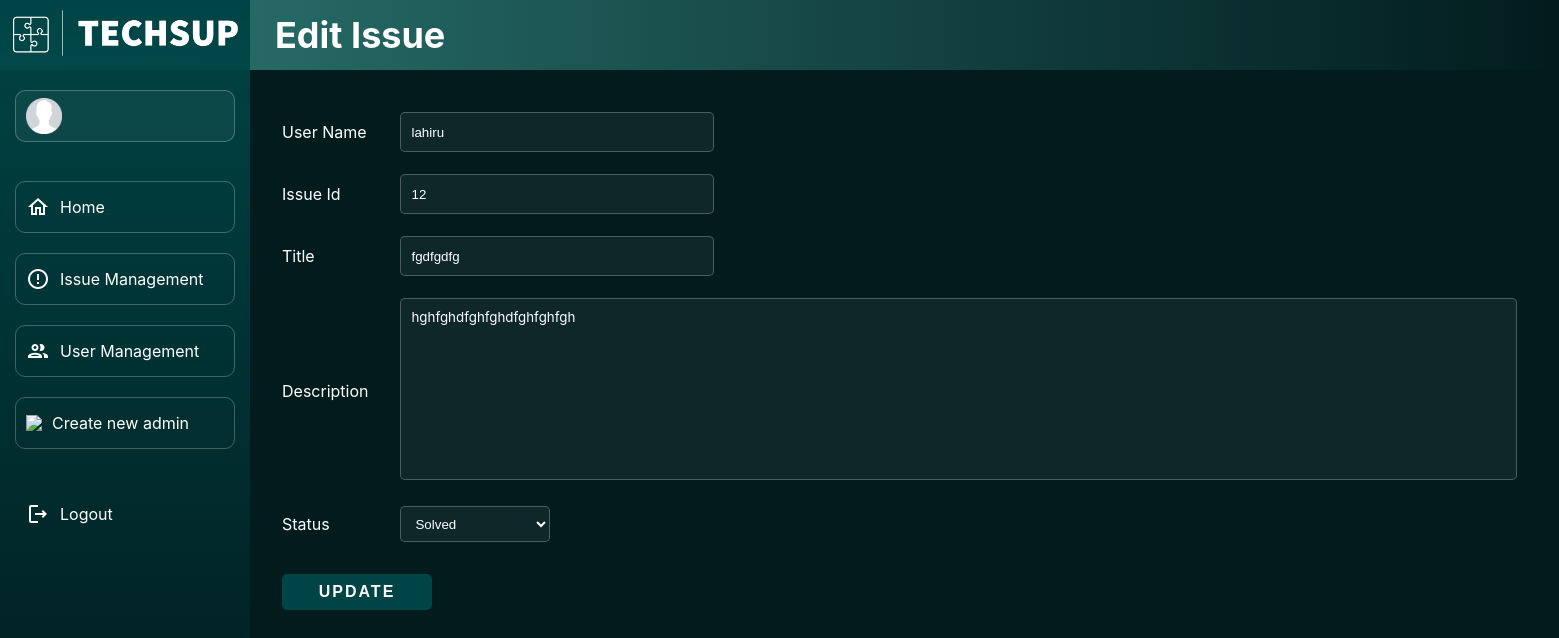
Screenshot of /admin/issues/updateIssue.php?issueId=12 with the database file from the repository.
### tables this page shows
CREATE TABLE IF NOT EXISTS `issue` (
  `issueId` int(5) NOT NULL AUTO_INCREMENT,
  `userId` int(5) DEFAULT NULL,
  `title` varchar(50) DEFAULT NULL,
  `description` varchar(500) DEFAULT NULL,
  `status` tinyint(1) DEFAULT NULL,
  `timestamp` timestamp NOT NULL,
  PRIMARY KEY (`issueId`),
  KEY `userId` (`userId`)
);

CREATE TABLE IF NOT EXISTS `user` (
  `userId` int(5) NOT NULL AUTO_INCREMENT,
  `userName` varchar(20) NOT NULL,
  `userEmail` varchar(50) NOT NULL,
  `userPhone` varchar(20) NOT NULL,
  `userPwd` varchar(100) NOT NULL,
  PRIMARY KEY (`userId`),
  UNIQUE KEY `userName` (`userName`),
  UNIQUE KEY `userEmail` (`userEmail`)
);

### includes/functions.inc.php (called while the page is built, shortened)
<?php
function adminGetIssueDataUpdate($conn)
{
    if (isset($_GET['issueId']) && is_numeric($_GET['issueId'])) {
        $issueId = $_GET['issueId'];
        $sql = "SELECT issue.userId, userName, issueId, title, description, IF(status, 'Solved', 'Pending') status FROM issue, user WHERE issue.userId = user.userId AND issueId='$issueId';";
        $get_issueId = mysqli_query($conn, $sql);
        if (mysqli_num_rows($get_issueId) == 1) {
            $row = mysqli_fetch_assoc($get_issueId);
            return ($row);
        }
    }
}

### admin/issues/updateIssue.php (the view, shortened to what this page needs)
<?php
require_once('../../includes/dbh.inc.php');
require_once('../../includes/functions.inc.php');
$row = adminGetIssueDataUpdate($conn);
?>
<!DOCTYPE html>
<html lang="en">
<head>
</head>
<body>
    <nav class="nav-h-back"></nav>
    <nav class="nav-h">
        <div class="heading">
            <h1>Edit Issue</h1>
        </div>
    </nav>
    <nav class="nav-v">
        <div class="logo">
            <a href="../main/dashboard.php">
                <img src="../../assets/techsup-logo-white.png" width="225px">
            </a>
        </div>
        <div class="menu">
            <div class="item profile">
                <img src="../../assets/profile.png" width="36px">
            </div>
            <div>
                <a href="../main/dashboard.php">
                    <div class="item click">
                        <img src="../../assets/home-outline-white-24dp.png">
                        <span>Home</span>
                    </div>
                </a>
                <br>
                <a href="viewIssue.php">
                    <div class="item click">
                        <img src="../../assets/issue-outline-white-24dp.png">
                        <span>Issue Management</span>
                    </div>
                </a>
                <br>
                <a href="../users/viewUser.php">
                    <div class="item click">
                        <img src="../../assets/users-outline-white-24dp.png">
                        <span>User Management</span>
                    </div>
                </a>
                <br>
                <a href="../main/register.php">
                    <div class="item click">
                        <img src="../../assets/addAdmin-outline-white-24dp">
                        <span>Create new admin</span>
                    </div>
                </a>
            </div>
            <a href="../../includes/adminLogout.inc.php">
                <div class="item logout">
                    <img src="../../assets/logout-outline-white-24dp.png">
                    <span>Logout</span>
                </div>
            </a>
        </div>
    </nav>
    <div class="body">
        <form action="../../includes/adminUpdateIssue.inc.php" method="post">
            <table>
                <tr>
                    <td><label>User Name</label></td>
                    <td><input type="text" name="userName" id="userName" placeholder="User Name" class="disabledInput" value="<?php echo $row['userName']; ?>" disabled></td>
                </tr>
                <tr>
                    <td><label>Issue Id</label></td>
                    <td><input type="text" name="issueId" id="issueId" placeholder="Issue Id" class="disabledInput" value="<?php echo $row['issueId']; ?>" readonly></td>
                </tr>
                <tr>
                    <td><label>Title</label></td>
                    <td><input type="text" name="title" id="title" placeholder="Title" class="disabledInput" value="<?php echo $row['title']; ?>" disabled></td>
                </tr>
                <tr>
                    <td><label>Description</label></td>
                    <td><textarea rows="10" cols="120" name="description" id="description" placeholder="Description" class="disabledInput" disabled><?php echo $row['description']; ?></textarea></td>
                </tr>
                <tr>
                    <td><label>Status</label></td>
                    <td><select name="status" id="status">
                            <option value=1 <?php if ($row['status'] == "Solved") echo 'selected="selected"'; ?>>Solved</option>
                        </select>
                    </td>
                </tr>
                <tr>
                    <td colspan="2"><button type="submit" name="submit">UPDATE</button></td>
                </tr>
            </table>
        </form>
    </div>
</body>
</html>

### rows the page displays
issue: userName "lahiru", issueId "12", title "fgdfgdfg", description "hghfghdfghfghdfghfghfgh"
